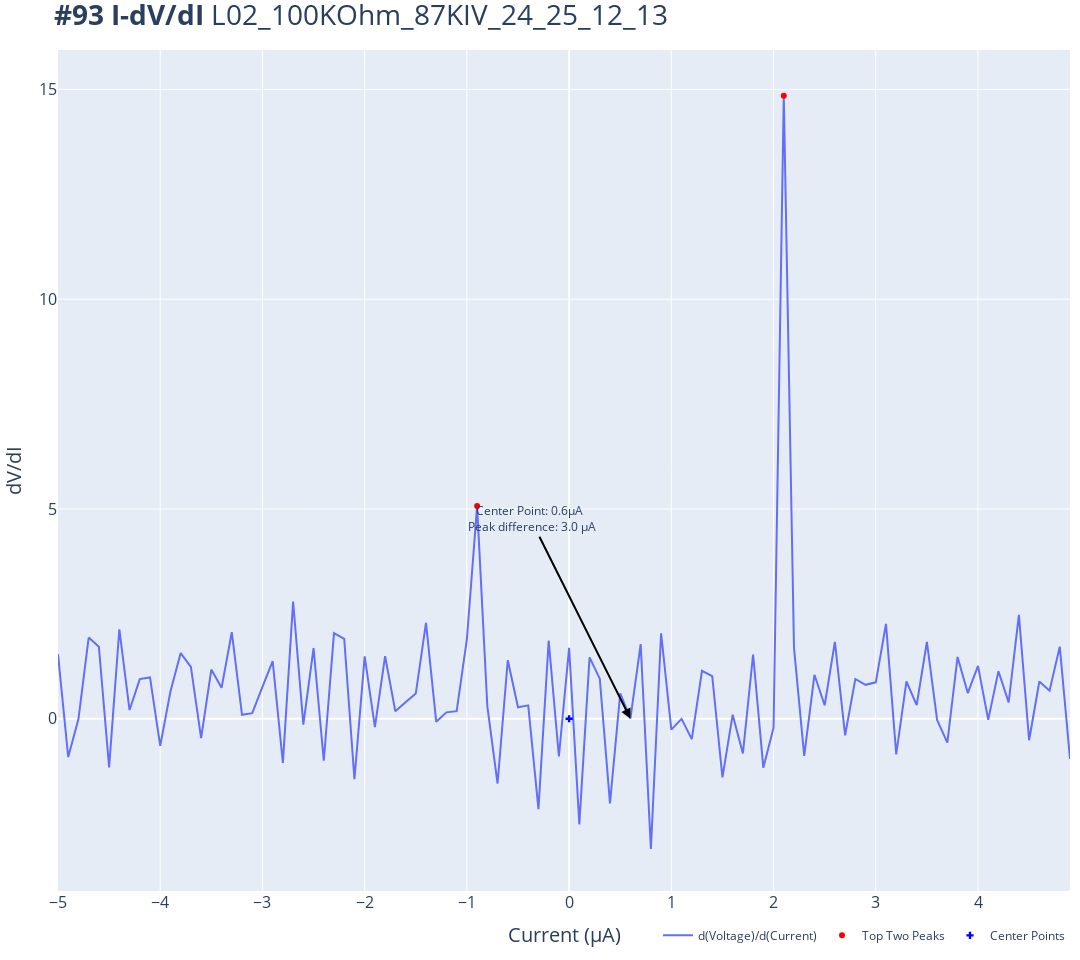

The cell this chart's notebook holds for it:
### Code cell
IV_diff(93)

### Figure 1 — Plotly figure (JSON) as saved in the notebook; plotly's stock layout.template omitted (floating-point values rounded to 4 significant figures)
{"data": [{"mode": "lines", "name": "d(Voltage)/d(Current)", "type": "scatter", "x": [-5, -4.9, -4.8, -4.7, -4.6, -4.5, -4.4, -4.3, -4.2, -4.1, -4, -3.9, -3.8, -3.7, -3.6, -3.5, -3.4, -3.3, -3.2, -3.1, -3, -2.9, -2.8, -2.7, -2.6, -2.5, -2.4, -2.3, -2.2, -2.1, -2, -1.9, -1.8, -1.7, -1.6, -1.5, -1.4, -1.3, -1.2, -1.1, -1, -0.9, -0.8, -0.7, -0.6, -0.5, -0.4, -0.3, -0.2, -0.1, 0, 0.1, 0.2, 0.3, 0.4, 0.5, 0.6, 0.7, 0.8, 0.9, 1, 1.1, 1.2, 1.3, 1.4, 1.5, 1.6, 1.7, 1.8, 1.9, 2, 2.1, 2.2, 2.3, 2.4, 2.5, 2.6, 2.7, 2.8, 2.9, 3, 3.1, 3.2, 3.3, 3.4, 3.5, 3.6, 3.7, 3.8, 3.9, 4, 4.1, 4.2, 4.3, 4.4, 4.5, 4.6, 4.7, 4.8, 4.9], "y": [1.54, -0.9134, -0.00581, 1.935, 1.717, -1.158, 2.129, 0.2084, 0.9457, 0.984, -0.6465, 0.6495, 1.566, 1.239, -0.461, 1.173, 0.7372, 2.063, 0.09566, 0.1323, 0.7605, 1.374, -1.052, 2.792, -0.1396, 1.684, -1.001, 2.043, 1.903, -1.441, 1.486, -0.2011, 1.49, 0.1772, 0.3959, 0.6014, 2.284, -0.07346, 0.1518, 0.1818, 1.896, 5.069, 0.2962, -1.544, 1.394, 0.2734, 0.3189, -2.155, 1.861, -0.9006, 1.689, -2.518, 1.462, 0.9549, -2.017, 0.603, 0.006668, 1.778, -3.104, 2.038, -0.2597, -0.002682, -0.4854, 1.141, 1.016, -1.397, 0.09834, -0.8266, 1.531, -1.169, -0.2128, 14.85, 1.689, -0.8876, 1.048, 0.3224, 1.833, -0.3937, 0.9484, 0.8086, 0.8681, 2.26, -0.8491, 0.8885, 0.3247, 1.83, -0.02787, -0.5701, 1.473, 0.6115, 1.259, -0.02712, 1.131, 0.391, 2.475, -0.5127, 0.8873, 0.6697, 1.719, -0.9582]}, {"marker": {"color": "red"}, "mode": "markers", "name": "Top Two Peaks", "type": "scatter", "x": [2.1, -0.9], "y": [14.85, 5.069]}, {"marker": {"color": "blue", "symbol": "cross"}, "mode": "markers", "name": "Center Points", "type": "scatter", "x": [6e-07], "y": [0]}], "layout": {"annotations": [{"arrowcolor": "black", "arrowhead": 2, "arrowsize": 1, "arrowwidth": 2, "ax": -100, "ay": -200, "showarrow": true, "text": "Center Point: 0.6μA <br> Peak difference: 3.0 μA", "x": 0.6, "y": 0}], "height": 960, "legend": {"orientation": "h", "x": 1, "xanchor": "right", "y": -0.07, "yanchor": "bottom"}, "margin": {"b": 10, "l": 10, "r": 10, "t": 50}, "title": {"font": {"size": 28}, "text": "<b>#93 I-dV/dI</b> L02_100KOhm_87KIV_24_25_12_13"}, "width": 1080, "xaxis": {"tickfont": {"size": 16}, "title": {"font": {"size": 20}, "text": "Current (μA)"}}, "yaxis": {"tickfont": {"size": 16}, "title": {"font": {"size": 20}, "text": "dV/dI"}}}}
